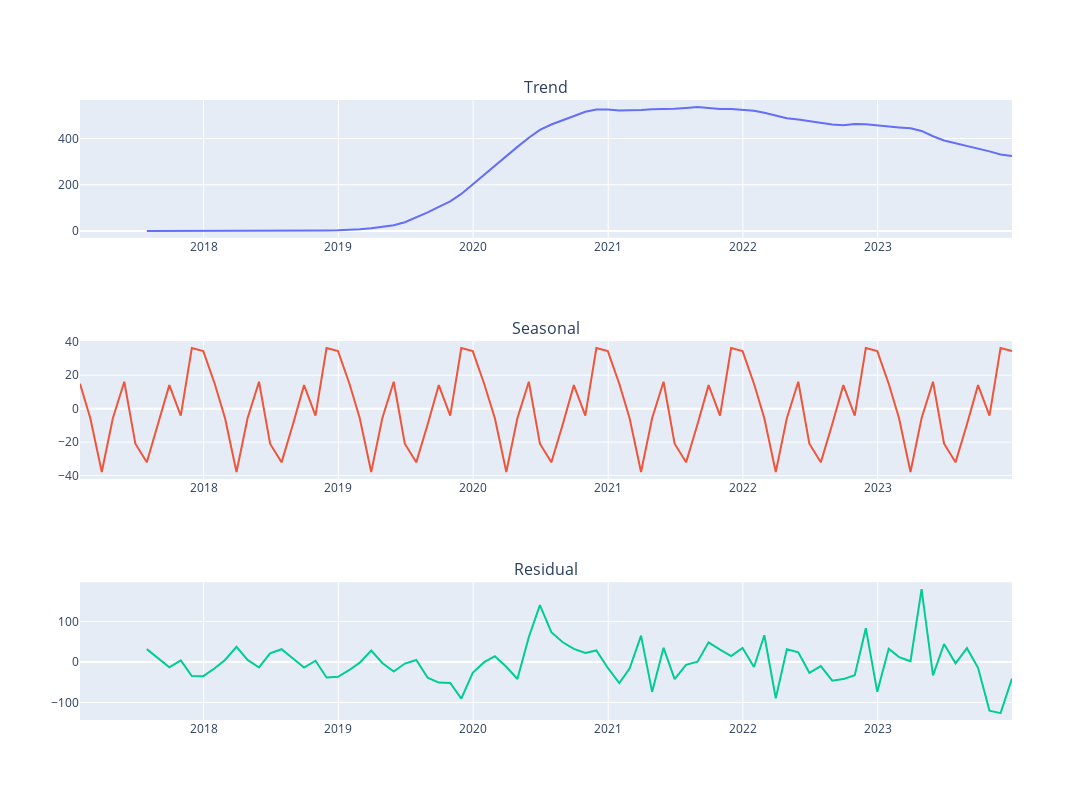

The code cell stored with this chart in its notebook:
### Markdown cell above
### Trend-Seasonal Decomposition for IssueDate

### Code cell
# decompose the time series
from statsmodels.api import tsa # time series analysis

decomposition = tsa.seasonal_decompose(monthly_counts1, model='additive')
# add the decomposition data

monthly_counts1["Trend"] = decomposition.trend
monthly_counts1["Seasonal"] = decomposition.seasonal
monthly_counts1["Residual"] = decomposition.resid

from plotly.subplots import make_subplots
import plotly.graph_objs as go
cols = ["Trend", "Seasonal", "Residual"]

fig = make_subplots(rows=3, cols=1, subplot_titles=cols)

for i, col in enumerate(cols):
    fig.add_trace(
        go.Scatter(x=monthly_counts1.index, y=monthly_counts[col]),
        row=i+1,
        col=1
    )

fig.update_layout(height=800, width=1200, showlegend=False)
fig.show()
